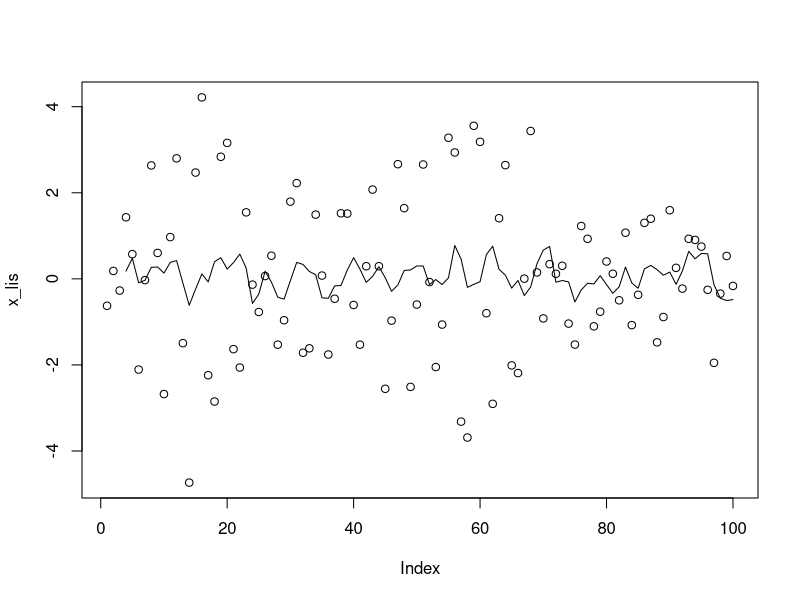
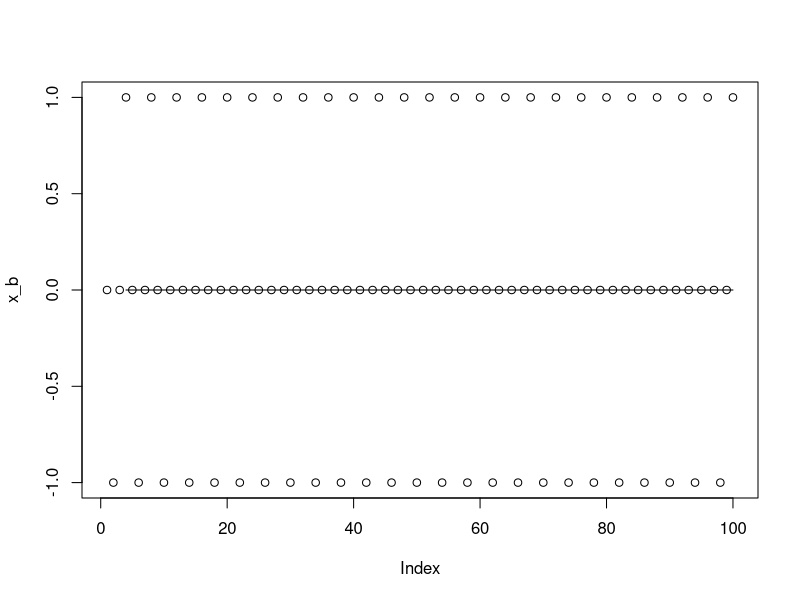
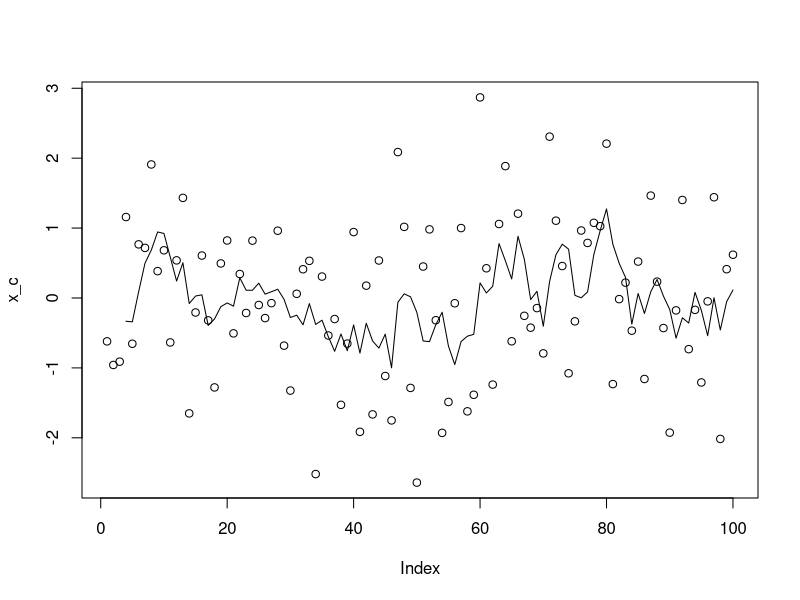
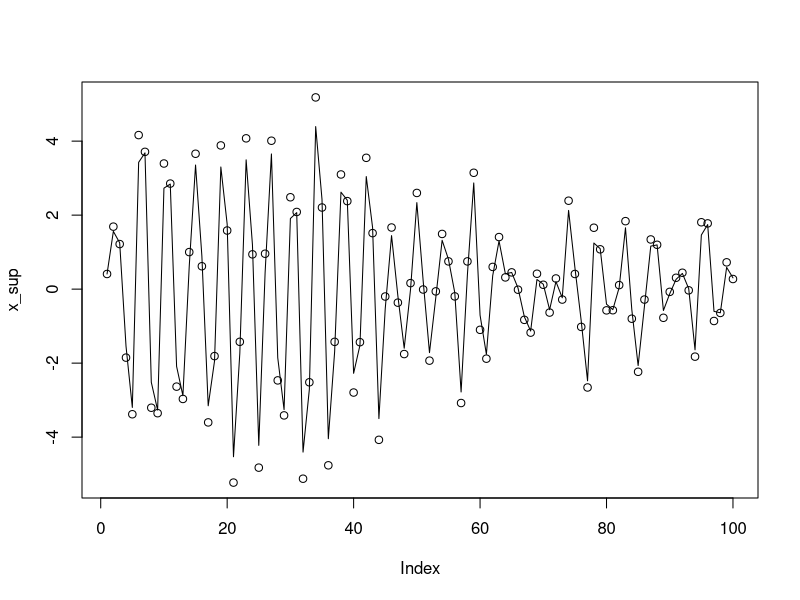

R code for these plots, in order:
# Question 3

# a)
set.seed(1)
x1 = rnorm(1,0,1)
x2 = rnorm(1,0,1)
x_lis = c(x1, x2)

for (i in 3:100) {
  x_num = -.9 * x_lis[i - 2] + rnorm(1,0,1)
  x_lis = c(x_lis, x_num)
}
v = filter(x_lis, rep(1/4, 4), sides = 1)
plot(x_lis)
lines(v)

# b)
x_b = cos(2*pi*(1:100)/4)
v_b = filter(x_b, rep(1/4, 4), sides = 1)
plot(x_b)
lines(v_b)

# c)
x_c = cos(2*pi*(1:100)/4) + rnorm(100, 0, 1)
v_c = filter(x_c, rep(1/4, 4), sides = 1)
plot(x_c)
lines(v_c)

# Sup
x1_sup = rnorm(1,0,1)
x2_sup = rnorm(1,0,1)
x_sup = c(x1_sup, x2_sup)

for (i in 3:100) {
  x_num = -.9 * x_sup[i - 2] + rnorm(1,0,1)
  x_sup = c(x_sup, x_num)
}
v_sup = filter(x_sup * c(1, rep(0.9, length(x_sup) - 1)), 0.1, method = "recursive")
plot(x_sup)
lines(v_sup)
